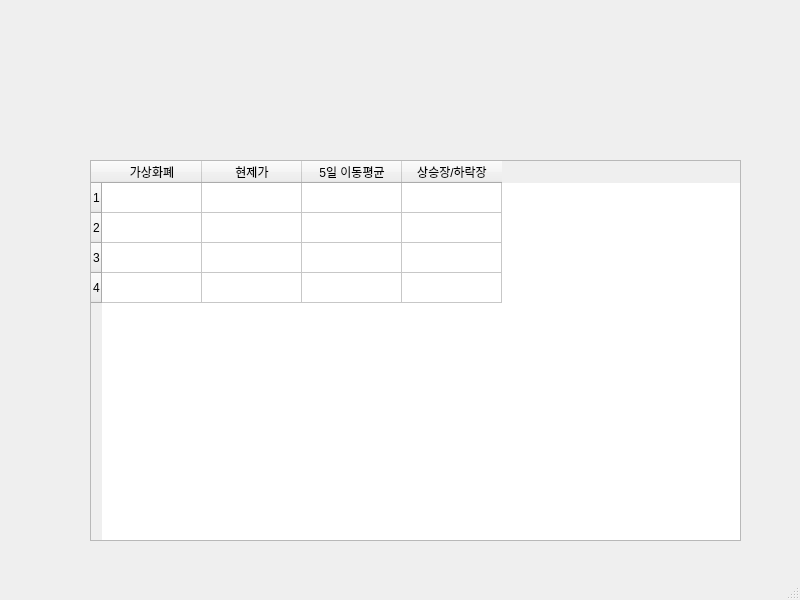
<?xml version="1.0" encoding="UTF-8"?>
<ui version="4.0">
 <class>MainWindow</class>
 <widget class="QMainWindow" name="MainWindow">
  <property name="geometry">
   <rect>
    <x>0</x>
    <y>0</y>
    <width>800</width>
    <height>600</height>
   </rect>
  </property>
  <property name="windowTitle">
   <string>MainWindow</string>
  </property>
  <widget class="QWidget" name="centralwidget">
   <widget class="QTableWidget" name="tableWoo">
    <property name="geometry">
     <rect>
      <x>90</x>
      <y>160</y>
      <width>651</width>
      <height>381</height>
     </rect>
    </property>
    <property name="rowCount">
     <number>4</number>
    </property>
    <row/>
    <row/>
    <row/>
    <row/>
    <column>
     <property name="text">
      <string>가상화폐</string>
     </property>
    </column>
    <column>
     <property name="text">
      <string>현제가</string>
     </property>
    </column>
    <column>
     <property name="text">
      <string>5일 이동평균</string>
     </property>
    </column>
    <column>
     <property name="text">
      <string>상승장/하락장</string>
     </property>
    </column>
   </widget>
  </widget>
  <widget class="QMenuBar" name="menubar">
   <property name="geometry">
    <rect>
     <x>0</x>
     <y>0</y>
     <width>800</width>
     <height>21</height>
    </rect>
   </property>
  </widget>
  <widget class="QStatusBar" name="statusbar"/>
 </widget>
 <resources/>
 <connections/>
</ui>
